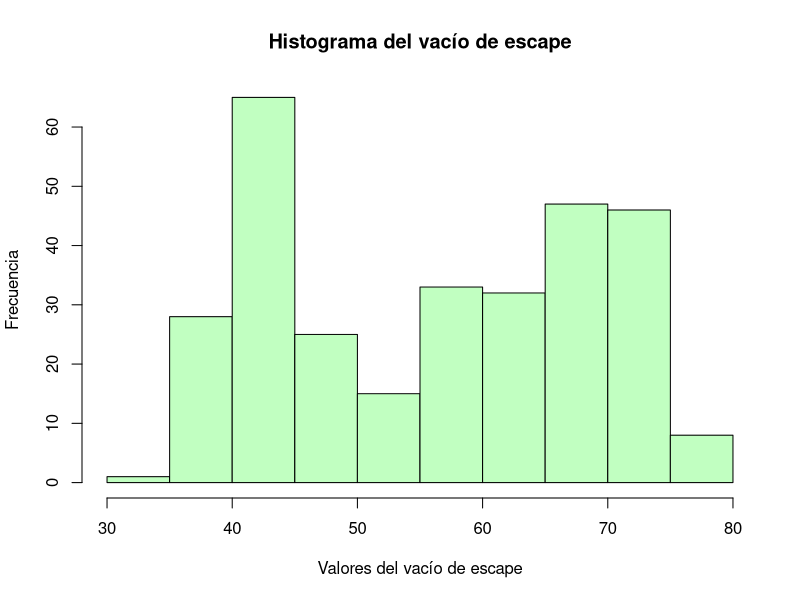

Here is the R script that generated this plot:
library(tidyverse)


datos <- read.csv("./datos.csv", header= TRUE, sep=";")
subset_data <- datos %>% slice(1:300)

subset_data$V <- as.numeric(gsub(",", ".", subset_data$V))



hist(subset_data$V, 
     main = "Histograma del vacío de escape", 
     xlab = "Valores del vacío de escape", 
     ylab = "Frecuencia", 
     col = "#C1FFC1", 
     border = "black")
